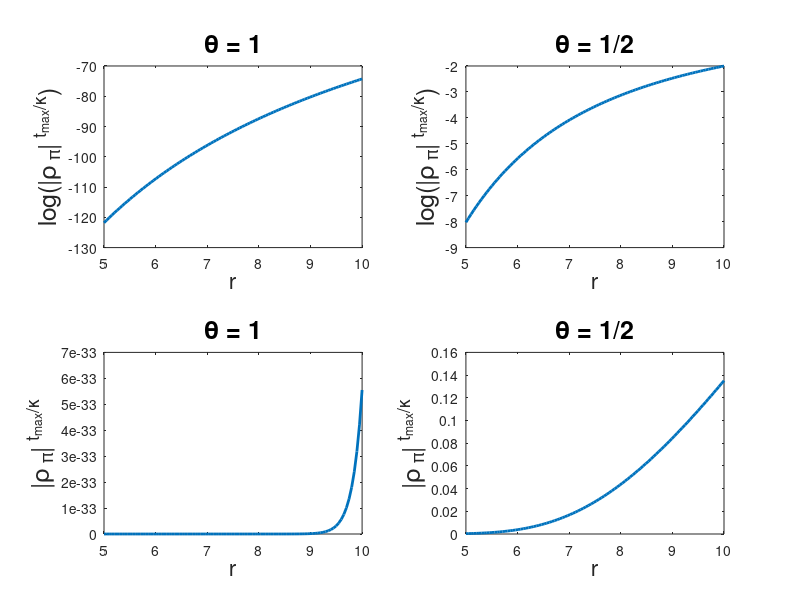

This figure's MATLAB source:
% andy_hw13_prb05_q5.m
%
% Plot log(rho_pi ^(tmax/kappa)) as a function of r,
%     r in 1/(4h), 1/(2h)

h = 0.05;
rvec = linspace(1/(4*h),1/(2*h),100);
kvec = h^2*rvec;
tmax = .5;
theta = 1;
zvec = -4.*rvec;
rhopivec = (1+(1-theta).*zvec)./(1-theta.*zvec);

figure(130510);
subplot(221);
plot(rvec,log(abs(rhopivec).^(tmax./kvec)),'LineWidth',2);
xlabel('r','FontSize',16);
ylabel('log(|\rho _\pi| ^{t_{max}/\kappa})','FontSize',18);
title('\theta = 1','FontSize',18)
theta = 1/2;
rhopivec = (1+(1-theta).*zvec)./(1-theta.*zvec);
subplot(222);
plot(rvec,log(abs(rhopivec).^(tmax./kvec)),'LineWidth',2);
xlabel('r','FontSize',16);
ylabel('log(|\rho _\pi| ^{t_{max}/\kappa})','FontSize',18);
title('\theta = 1/2','FontSize',18)

%% with log
% figure(130511);
subplot(223);
theta = 1;
rhopivec = (1+(1-theta).*zvec)./(1-theta.*zvec);
plot(rvec,abs(rhopivec).^(tmax./kvec),'LineWidth',2);
xlabel('r','FontSize',16);
ylabel('|\rho _\pi| ^{t_{max}/\kappa}','FontSize',18);
title('\theta = 1','FontSize',18)
theta = 1/2;
rhopivec = (1+(1-theta).*zvec)./(1-theta.*zvec);
subplot(224);
plot(rvec,abs(rhopivec).^(tmax./kvec),'LineWidth',2);
xlabel('r','FontSize',16);
ylabel('|\rho _\pi| ^{t_{max}/\kappa}','FontSize',18);
title('\theta = 1/2','FontSize',18)
